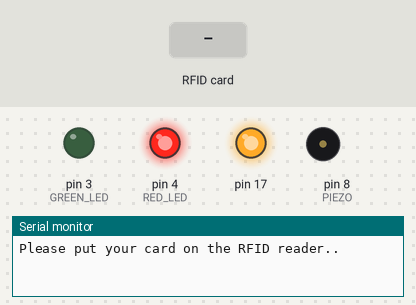
Simulated run of this sketch. Board: SparkFun Pro Micro, built with avr-gcc and run on an emulated ATmega32U4. Parts: output pins drawn as LEDs (lit = HIGH), buzzer (waves = sounding), the last lines printed to the serial monitor. Inputs (shaded band) come from the test bench.

Above: at 1.2 s.
1.3 s: RFID card D7 43 AF 7B held to the reader
At 1.45 s:
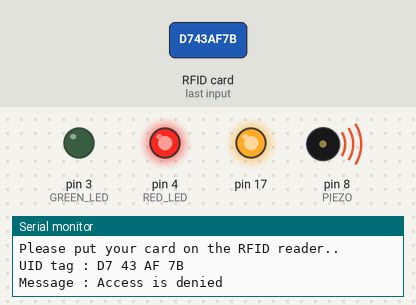
3.0 s: RFID card 55 27 11 2A held to the reader
At 3.7 s:
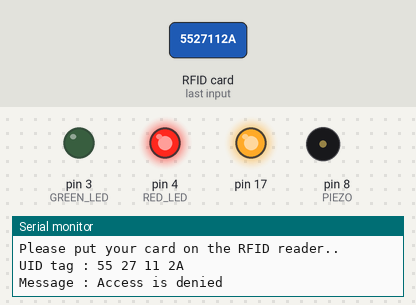
4.5 s: RFID card 5E 7A 19 C4 held to the reader
At 4.65 s:
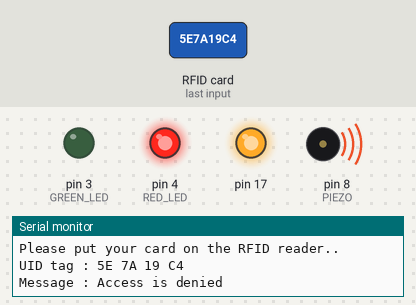
Timing chart, 0 to 7.5 s (numbered marks = the images above; inputs shaded):
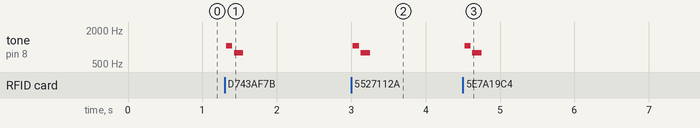

The sketch:

RFID.ino
```cpp
/*
   --------------------------------------------------------------------------------------------------------------------
   Example sketch/program showing how to read data from a PICC to serial.
   --------------------------------------------------------------------------------------------------------------------
   Typical pin layout used:
   -----------------------------------------------------------------------------------------
               MFRC522      Arduino       Arduino   Arduino    Arduino          Arduino
               Reader/PCD   Uno/101       Mega      Nano v3    Leonardo/Micro   Pro Micro
   Signal      Pin          Pin           Pin       Pin        Pin              Pin
   -----------------------------------------------------------------------------------------
   RST/Reset   RST          9             5         D9         RESET/ICSP-5     RST
   SPI SS      SDA(SS)      10            53        D10        10               10
   SPI MOSI    MOSI         11 / ICSP-4   51        D11        ICSP-4           16
   SPI MISO    MISO         12 / ICSP-1   50        D12        ICSP-1           14
   SPI SCK     SCK          13 / ICSP-3   52        D13        ICSP-3           15
*/

#include <SPI.h>
#include <Keyboard.h>
#include <MFRC522.h>
#define RST_PIN         9          // Configurable, see typical pin layout above
#define SS_PIN          10         // Configurable, see typical pin layout above
#define PIEZO           8
#define RED_LED          4
#define GREEN_LED        3

MFRC522 mfrc522(SS_PIN, RST_PIN);  // Create MFRC522 instance

#define NOTE_G4  392
#define NOTE_C5  523
#define NOTE_G5  784
#define NOTE_C6  1047


int TrueMelody[] = {NOTE_G5, NOTE_C6};
int TrueNoteDurations[] = {12, 8};

int FalseMelody[] = {NOTE_C6, NOTE_G5};
int FalseNoteDurations[] = {12, 8};

#define playTrueMelody() playMelody(TrueMelody, TrueNoteDurations, 2)
#define playFalseMelody() playMelody(FalseMelody, FalseNoteDurations, 2)

void setup() {
  Serial.begin(9600);   // Initialize serial communications with the PC
  while (!Serial);      // Do nothing if no serial port is opened (added for Arduinos based on ATMEGA32U4)
  SPI.begin();          // Init SPI bus
  mfrc522.PCD_Init();   // Init MFRC522
  Serial.println("Please put your card on the RFID reader..");
  pinMode(RED_LED,OUTPUT);
  pinMode(GREEN_LED,OUTPUT);
  pinMode(PIEZO,OUTPUT);
  digitalWrite(RED_LED,HIGH);
}

void loop() {
  // Reset the loop if no new card present on the sensor/reader. This saves the entire process when idle.
  if ( ! mfrc522.PICC_IsNewCardPresent()) {
    return;
  }

  // Select one of the cards
  if ( ! mfrc522.PICC_ReadCardSerial()) {
    return;
  }

  //Show UID on serial monitor
  Serial.print("UID tag :");
  String RFIDtag = "D7 43 AF 7B";
  byte letter;
  for (byte i = 0; i < mfrc522.uid.size; i++)
  {
    Serial.print(mfrc522.uid.uidByte[i] < 0x10 ? " 0" : " ");
    Serial.print(mfrc522.uid.uidByte[i], HEX);
    RFIDtag.concat(String(mfrc522.uid.uidByte[i] < 0x10 ? " 0" : " "));
    RFIDtag.concat(String(mfrc522.uid.uidByte[i], HEX));
  }
  Serial.println();
  Serial.print("Message : ");
  RFIDtag.toUpperCase();

  if ( RFIDtag.substring(1) == "55 27 11 2A" )//Change the 00 00 00 00 to your UID card number that you want to give access

  {
    Serial.println("Access is granted YOU IDIOT");
    playTrueMelody();
    digitalWrite(GREEN_LED,HIGH);
    digitalWrite(RED_LED,LOW);
    delay(3000);
    digitalWrite(GREEN_LED,LOW);
    digitalWrite(RED_LED,HIGH);
    Serial.println("Please put your card on the RFID reader..");

  }

  else   {
    Serial.println("Access is denied");
    playFalseMelody();
    digitalWrite(GREEN_LED,LOW);
    digitalWrite(RED_LED,HIGH);
    delay(1000);
    Serial.println("Please put your card on the RFID reader..");
  }
}


void playMelody(int *melody, int *noteDurations, int notesLength)
{
  pinMode(PIEZO, OUTPUT);

  for (int thisNote = 0; thisNote < notesLength; thisNote++) {
    int noteDuration = 1000 / noteDurations[thisNote];
    tone(PIEZO, melody[thisNote], noteDuration);
    int pauseBetweenNotes = noteDuration * 1.30;
    delay(pauseBetweenNotes);
    noTone(PIEZO);
  }
}
```

Measured:
- after the input at 1.3 s, tone on pin 8 (PIEZO): silent → 1047 Hz at once, → silent 0.08 s later, → 784 Hz 0.02 s later, → silent 0.13 s later
- after the input at 3.0 s, tone on pin 8 (PIEZO): silent → 1047 Hz at once, → silent 0.08 s later, → 784 Hz 0.02 s later, → silent 0.13 s later
- after the input at 4.5 s, tone on pin 8 (PIEZO): silent → 1047 Hz at once, → silent 0.08 s later, → 784 Hz 0.02 s later, → silent 0.13 s later
